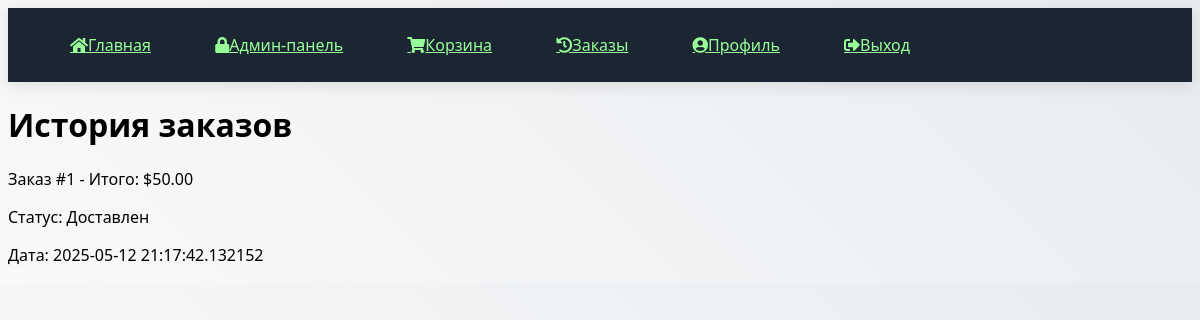
The page /order_history (signed in) on the database as committed earlier.
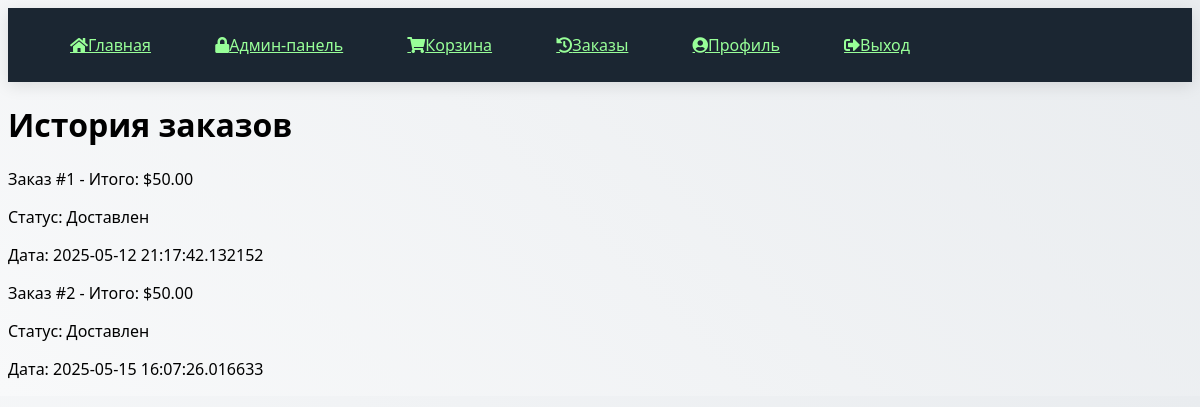
The same page on the database as committed later.
### models.py (models this page shows)
class Order(db.Model):
    id = db.Column(db.Integer, primary_key=True)
    user_id = db.Column(db.Integer, db.ForeignKey('user.id'))
    total = db.Column(db.Float)
    status = db.Column(db.String(20), default='pending')
    created_at = db.Column(db.DateTime, default=datetime.now)
    address = db.Column(db.Text)

### app.py (the view)
@app.route('/order_history')
@login_required
def order_history():
    orders = Order.query.filter_by(user_id=current_user.id).all()
    return render_template('order_history.html', orders=orders)

### app.py (called while the page is built)
@login_manager.user_loader
def load_user(user_id):
    return User.query.get(int(user_id))

### templates/order_history.html
{% extends "base.html" %}
{% block content %}
    <h1>История заказов</h1>
    {% if orders %}
        <div class="orders">
            {% for order in orders %}
                <div class="order">
                    <p>Заказ #{{ order.id }} - Итого: ${{ "%.2f"|format(order.total) }}</p>
                    <p>Статус: {{ order.status }}</p>
                    <p>Дата: {{ order.created_at }}</p>
                </div>
            {% endfor %}
        </div>
    {% else %}
        <p>Заказов еще не было.</p>
    {% endif %}
{% endblock %}

Rows that differ between the two databases and show on the page:
added Order: id "2", total "50.00", status "Доставлен", created_at "2025-05-15 16:07:26.016633"
